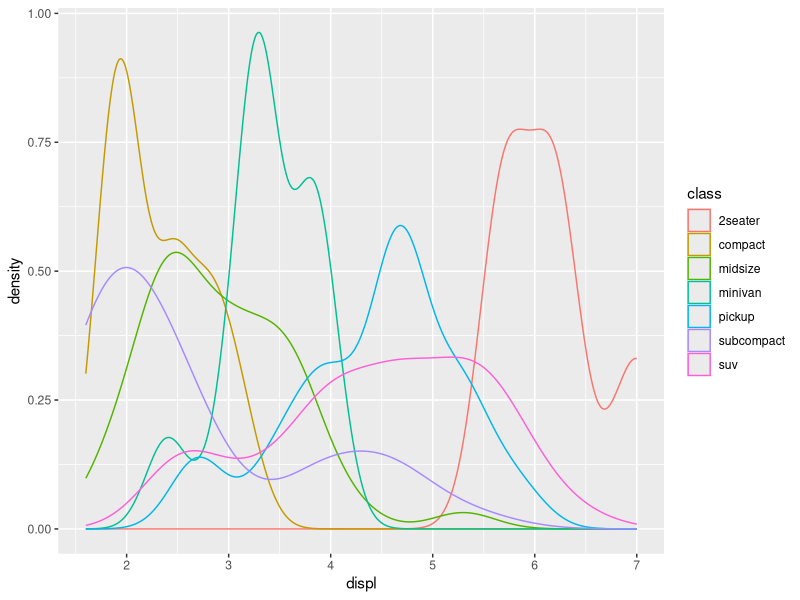
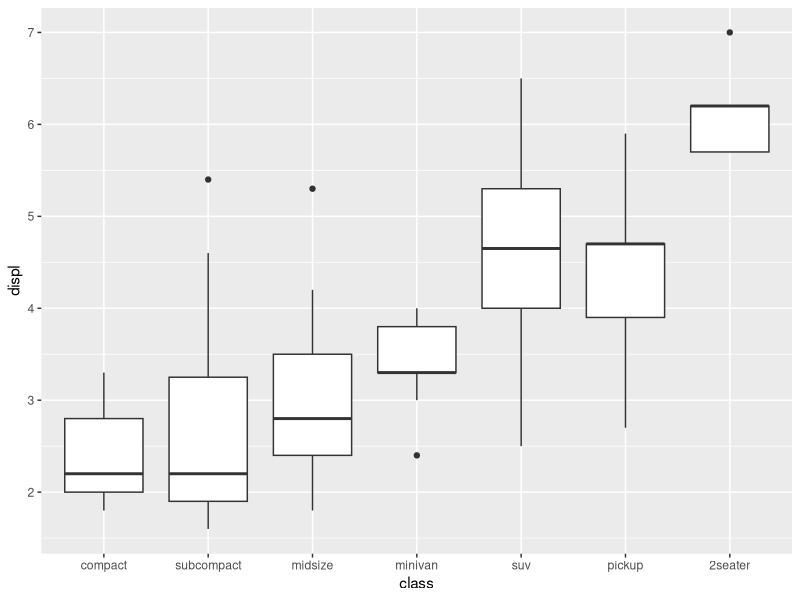
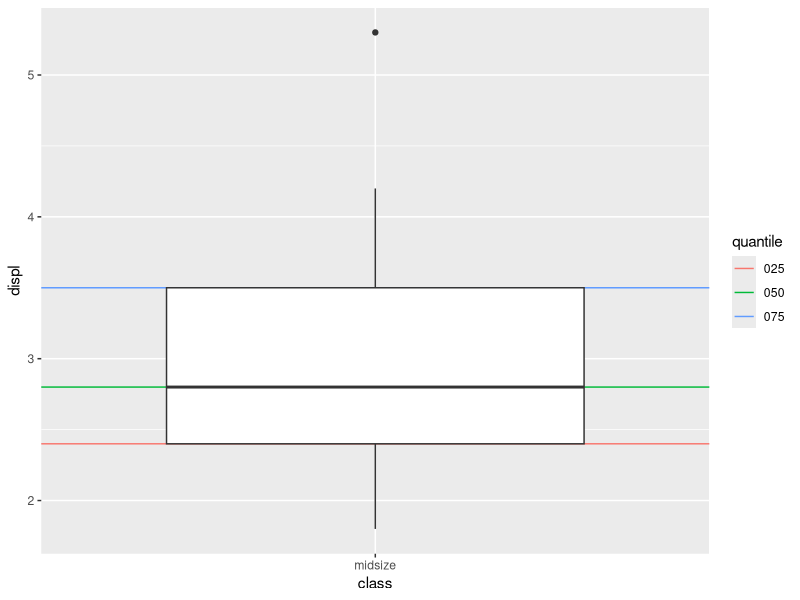
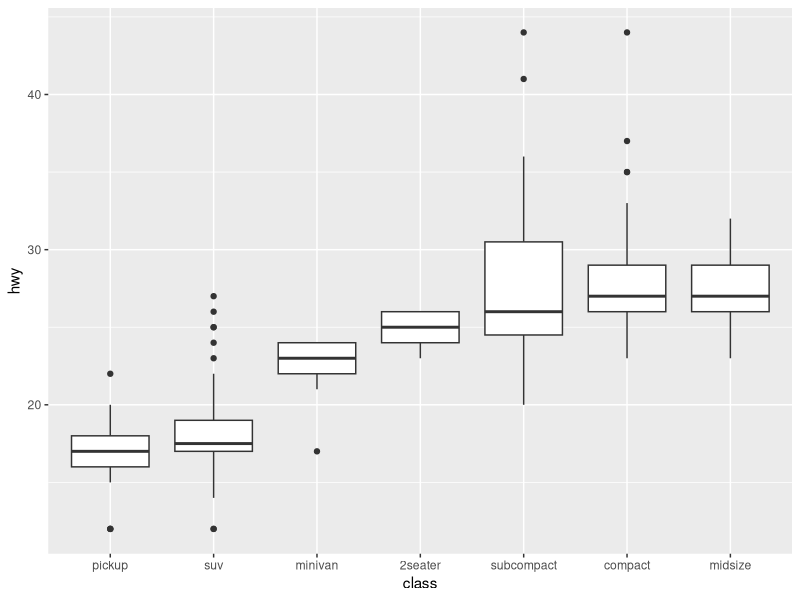
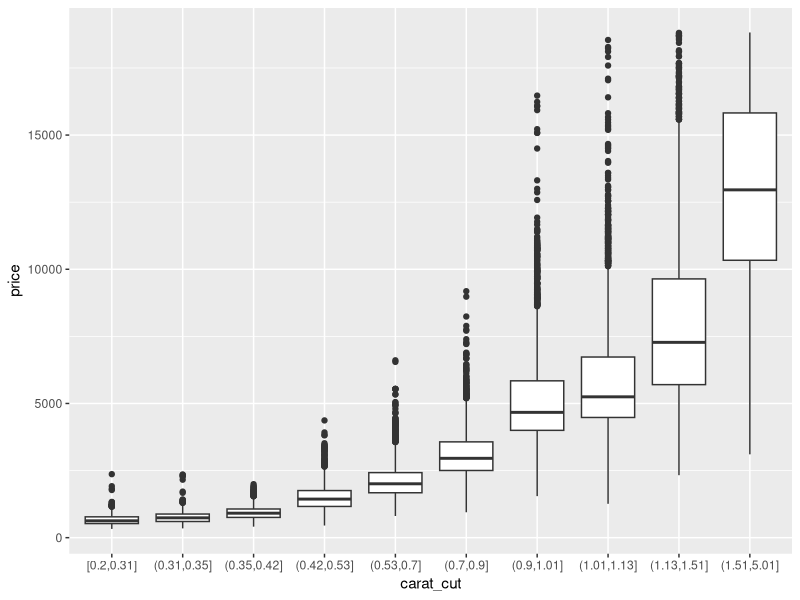
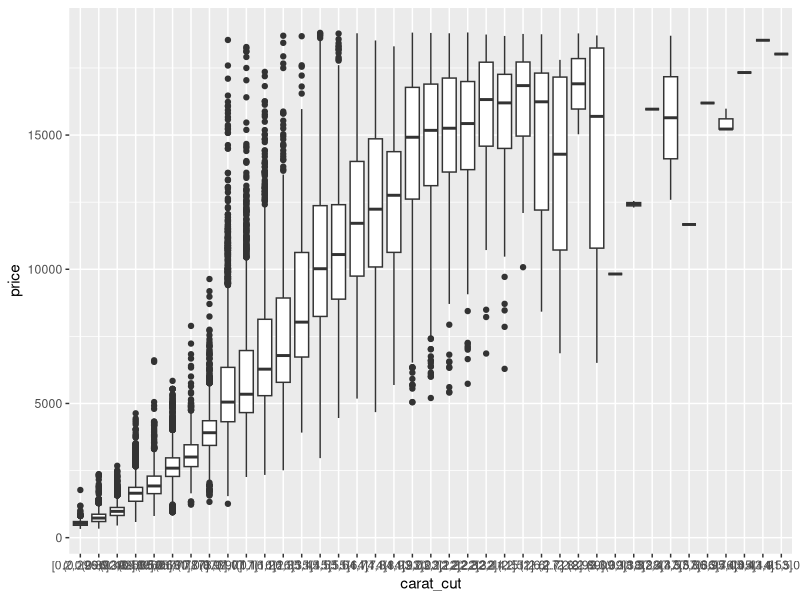
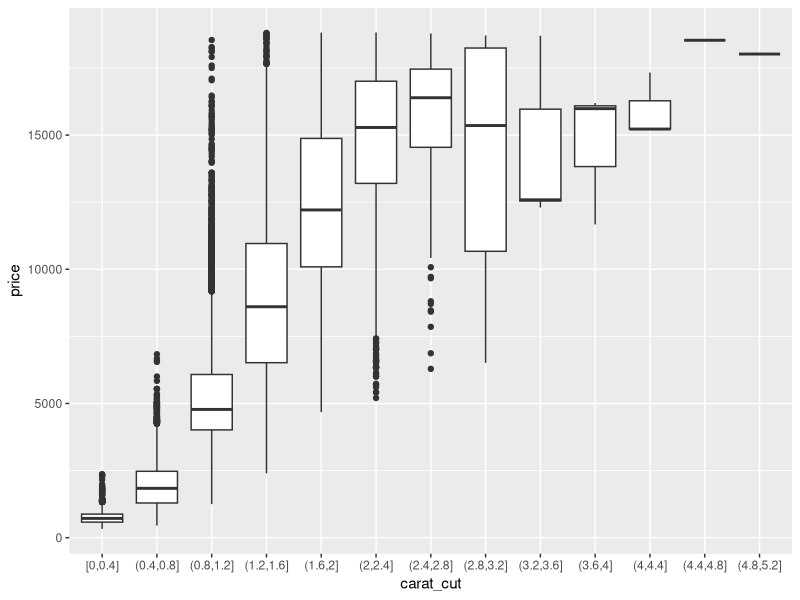
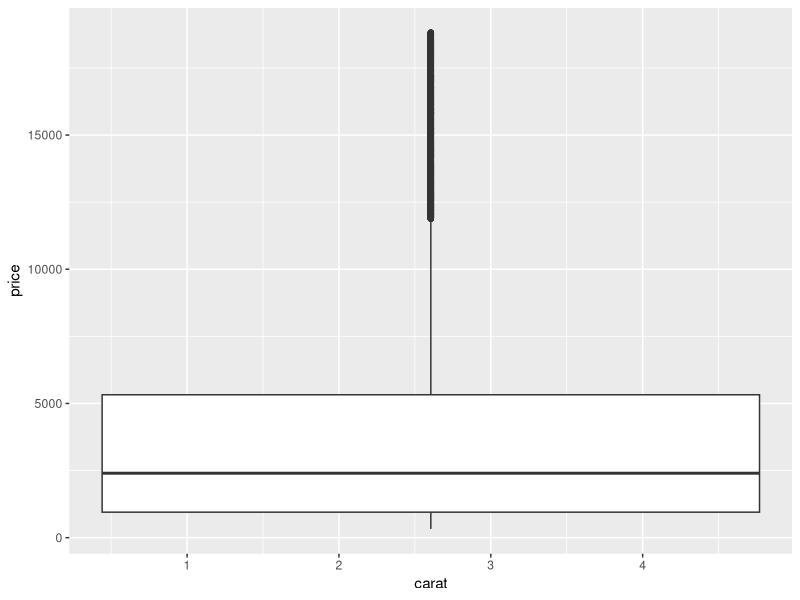

Write R code to recreate these figures, in order.
## ---- chunk 1
# knitr options
knitr::opts_chunk$set(echo = TRUE)
## ---- chunk 2
library(tidyverse)
## ---- chunk 3
## NOTE: No need to modify
# Density plot
mpg %>%
  ggplot(aes(displ, color = class)) +
  geom_density()
## ---- chunk 4
## NOTE: No need to modify
# Boxplot
mpg %>%
  mutate(class = fct_reorder(class, displ)) %>% 
  ggplot(aes(x = class, y = displ)) +
  geom_boxplot()
## ---- chunk 5
## NOTE: No need to edit
mpg %>% 
  filter(class == "midsize") %>% 
  
  ggplot(aes(x = class, y = displ)) +
  geom_hline(
    data = . %>%
      # Compute the quartiles
      summarize(
        displ_025 = quantile(displ, 0.25),
        displ_050 = quantile(displ, 0.50),
        displ_075 = quantile(displ, 0.75),
      ) %>%
      # Reshape the data for plotting
      pivot_longer(
        cols = contains("displ"),
        names_sep = "_",
        names_to = c(".value", "quantile")
      ),
    mapping = aes(yintercept = displ, color = quantile)
  ) +
  geom_boxplot()
## ---- chunk 6
## TASK: Edit this code to reorder `class` according to `hwy`
mpg %>%
  mutate(class = fct_reorder(class, hwy)) %>%
  ggplot(aes(x = class, y = hwy)) +
  geom_boxplot()
## ---- chunk 7
diamonds %>%
  ## TODO: Use mutate to add the column `carat_cut`
  mutate(carat_cut = cut_number(carat, 10)) %>%
  ggplot(aes(x = carat_cut, y = price)) +
  geom_boxplot()

diamonds %>%
  ## TODO: Use mutate to add the column `carat_cut`
  mutate(carat_cut = cut_interval(carat, 50)) %>%
  ggplot(aes(x = carat_cut, y = price)) +
  geom_boxplot()

diamonds %>%
  ## TODO: Use mutate to add the column `carat_cut`
  mutate(carat_cut = cut_width(carat, width = 0.4, boundary = 0)) %>%
  ggplot(aes(x = carat_cut, y = price)) +
  geom_boxplot()

diamonds %>%
  ## TODO: Use mutate to add the column `carat_cut`
  ggplot(aes(x = carat, y = price)) +
  geom_boxplot()
## ---- chunk 8
mpg %>%
  ggplot(aes(class, displ)) +
  geom_boxplot() +
  coord_flip()
## ---- chunk 9
mpg %>%
  ggplot(aes(manufacturer, hwy)) +
  geom_boxplot() +
  coord_flip()
